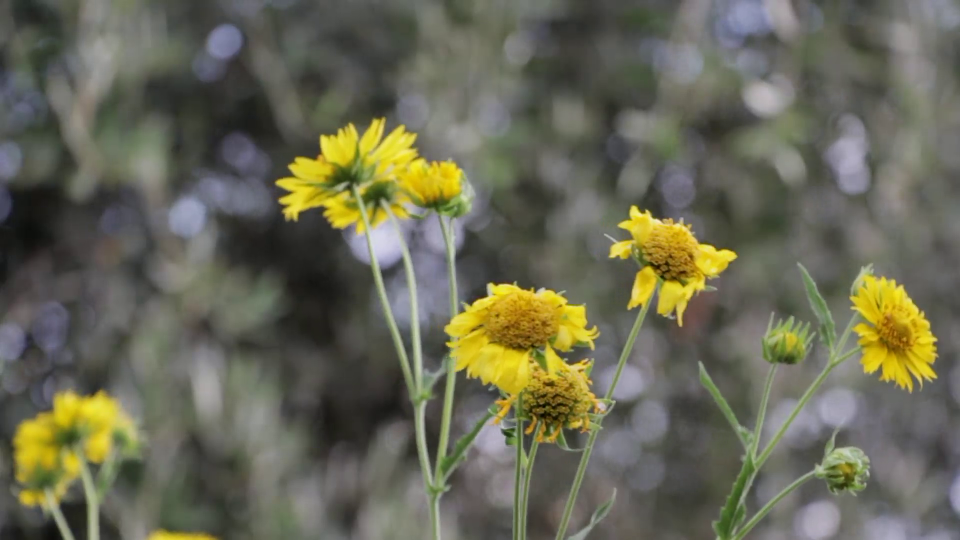
#> input picture frame 59 of flowers_yellow_blossom_windy_nature_434.mp4, 1920 x 1080 px (shown at 1/2 size)
$ python color_detection_using_kalman_filter.py
#> lines starting #> are read from the running program, lines starting #| are printed output that depends on the picture; after the words box and inside, x2 and y2 are one past the last pixel; in counts of white or black regions, pixels touching at a corner belong together
# -*- coding: utf-8 -*-
"""Color detection using kalman filter.ipynb

Automatically generated by Colaboratory.

Original file is located at
    https://colab.research.google.com/drive/1ePt_bVfy66TXCg-dEEWislePn9_nxkvE
"""

import cv2
import numpy as np
import json
from google.colab.patches import cv2_imshow

# Initialize Kalman Filter parameters
dt = 1.0  # Time step
KF = cv2.KalmanFilter(4, 2)  # 4 states (x, y, dx, dy), 2 measurements (x, y)
KF.transitionMatrix = np.array([[1, 0, dt, 0],
                                [0, 1, 0, dt],
                                [0, 0, 1, 0],
                                [0, 0, 0, 1]], np.float32)
KF.measurementMatrix = np.array([[1, 0, 0, 0],
                                 [0, 1, 0, 0]], np.float32)

# Color detection parameters
lower_color = np.array([0, 100, 100])  # Lower color range (HSV format)
upper_color = np.array([10, 255, 255])  # Upper color range (HSV format)

# Initialize JSON data
tracked_objects = []

# Open video capture
cap = cv2.VideoCapture('/content/flowers_yellow_blossom_windy_nature_434.mp4')

while cap.isOpened():
    ret, frame = cap.read()
#> frame is the input picture: shape (1080, 1920, 3); mean B, G, R 85.3, 104.2, 104.6
    if not ret:
        break

    # Convert frame to HSV color space for color detection
    hsv_frame = cv2.cvtColor(frame, cv2.COLOR_BGR2HSV)
#> hsv_frame: shape (1080, 1920, 3); mean H, S, V 46.2, 45.9, 108

    # Perform color detection
    mask = cv2.inRange(hsv_frame, lower_color, upper_color)
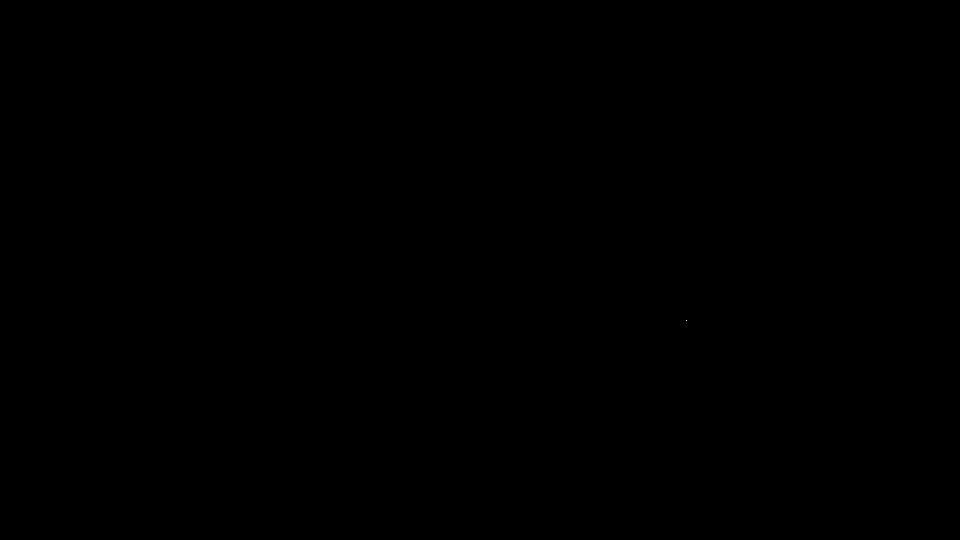
#> mask: shape (1080, 1920) (shown at 1/2 size); 0% white in thin lines or dots, all inside (x1, y1, x2, y2) = (1372, 640, 1374, 642)
    contours, _ = cv2.findContours(mask, cv2.RETR_EXTERNAL, cv2.CHAIN_APPROX_SIMPLE)
#> contours = [[[1372, 640], [1372, 641], [1373, 641], [1373, 640]]]

    # Track the largest contour (assumed to be the object of interest)
    if contours:
        contour = max(contours, key=cv2.contourArea)
#> contour = [[1372, 640], [1372, 641], [1373, 641], [1373, 640]]
        (x, y, w, h) = cv2.boundingRect(contour)
#> x = 1372; y = 640; w = 2; h = 2
        center = (x + w // 2, y + h // 2)
#> center = (1373, 641)

        # Predict the next state using Kalman Filter
        prediction = KF.predict()

        # Update the Kalman Filter with the detected position
        measurement = np.array([center[0], center[1]], np.float32)
#> measurement = [1373, 641]
        KF.correct(measurement)

        # Store the tracked object's information
        tracked_object = {
            'position': (int(prediction[0]), int(prediction[1])),
            'color': frame[center[1], center[0]].tolist(),
        }
#> tracked_object = {'position': (0, 0), 'color': [60, 73, 101]}
        tracked_objects.append(tracked_object)

    # Display the tracked object on the frame
    if len(tracked_objects) > 0:
        cv2.circle(frame, tracked_objects[-1]['position'], 5, (0, 255, 0), -1)
#> frame: shape (1080, 1920, 3); under 0.01% of pixels changed, all inside (x1, y1, x2, y2) = (0, 0, 6, 6)

    # Display the frame
    cv2_imshow(frame)

    # Check for 'q' key press to exit
    if cv2.waitKey(1) & 0xFF == ord('q'):
#> (key q is pressed here)
        break

# Release resources
cap.release()
cv2.destroyAllWindows()

# Save tracked object data to a JSON file
with open('tracked_objects.json', 'w') as json_file:
    json.dump(tracked_objects, json_file, indent=4)
